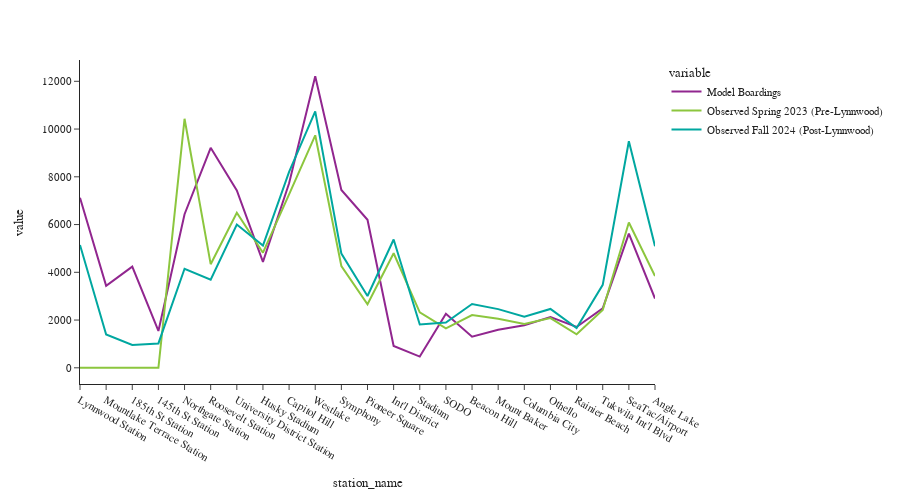

Write notebook code for a chart like this one.
### Code cell
fig = px.line(df_1_line)
fig.update_layout(height=500, width=900, font=dict(size=11),
                  yaxis_tickformat = '.00f')
fig.show()

### Figure 1 — Plotly figure (JSON) as saved in the notebook; plotly's stock layout.template omitted (floating-point values rounded to 4 significant figures)
{"data": [{"hovertemplate": "variable=Model Boardings<br>station_name=%{x}<br>value=%{y}<extra></extra>", "legendgroup": "Model Boardings", "line": {"color": "#91268F", "dash": "solid"}, "marker": {"symbol": "circle"}, "mode": "lines", "name": "Model Boardings", "orientation": "v", "showlegend": true, "type": "scatter", "x": ["Lynnwood Station", "Mountlake Terrace Station", "185th St Station", "145th St Station", "Northgate Station", "Roosevelt Station", "University District Station", "Husky Stadium", "Capitol Hill", "Westlake", "Symphony", "Pioneer Square", "Int'l District", "Stadium", "SODO", "Beacon Hill", "Mount Baker", "Columbia City", "Othello", "Rainier Beach", "Tukwila Int'l Blvd", "SeaTac/Airport", "Angle Lake"], "xaxis": "x", "y": [7123.0, 3434.0, 4235.0, 1542.0, 6432.0, 9213.0, 7429.0, 4437.0, 7727.0, 12210.0, 7451.0, 6199.0, 913.1, 468.1, 2265.0, 1302.0, 1590.0, 1785.0, 2127.0, 1711.0, 2493.0, 5617.0, 2902.0], "yaxis": "y"}, {"hovertemplate": "variable=Observed Spring 2023 (Pre-Lynnwood)<br>station_name=%{x}<br>value=%{y}<extra></extra>", "legendgroup": "Observed Spring 2023 (Pre-Lynnwood)", "line": {"color": "#8CC63E", "dash": "solid"}, "marker": {"symbol": "circle"}, "mode": "lines", "name": "Observed Spring 2023 (Pre-Lynnwood)", "orientation": "v", "showlegend": true, "type": "scatter", "x": ["Lynnwood Station", "Mountlake Terrace Station", "185th St Station", "145th St Station", "Northgate Station", "Roosevelt Station", "University District Station", "Husky Stadium", "Capitol Hill", "Westlake", "Symphony", "Pioneer Square", "Int'l District", "Stadium", "SODO", "Beacon Hill", "Mount Baker", "Columbia City", "Othello", "Rainier Beach", "Tukwila Int'l Blvd", "SeaTac/Airport", "Angle Lake"], "xaxis": "x", "y": [0, 0, 0, 0, 10430, 4340, 6493, 4821, 7263, 9739, 4263, 2664, 4797, 2320, 1652, 2211, 2058, 1840, 2083, 1403, 2423, 6087, 3840], "yaxis": "y"}, {"hovertemplate": "variable=Observed Fall 2024 (Post-Lynnwood)<br>station_name=%{x}<br>value=%{y}<extra></extra>", "legendgroup": "Observed Fall 2024 (Post-Lynnwood)", "line": {"color": "#00A7A0", "dash": "solid"}, "marker": {"symbol": "circle"}, "mode": "lines", "name": "Observed Fall 2024 (Post-Lynnwood)", "orientation": "v", "showlegend": true, "type": "scatter", "x": ["Lynnwood Station", "Mountlake Terrace Station", "185th St Station", "145th St Station", "Northgate Station", "Roosevelt Station", "University District Station", "Husky Stadium", "Capitol Hill", "Westlake", "Symphony", "Pioneer Square", "Int'l District", "Stadium", "SODO", "Beacon Hill", "Mount Baker", "Columbia City", "Othello", "Rainier Beach", "Tukwila Int'l Blvd", "SeaTac/Airport", "Angle Lake"], "xaxis": "x", "y": [5146, 1393, 957, 1020, 4150, 3693, 6004, 5122, 8207, 10737, 4783, 3008, 5372, 1813, 1899, 2672, 2458, 2145, 2466, 1663, 3475, 9490, 5093], "yaxis": "y"}], "layout": {"font": {"size": 11}, "height": 500, "legend": {"title": {"text": "variable"}, "tracegroupgap": 0}, "margin": {"t": 60}, "width": 900, "xaxis": {"anchor": "y", "domain": [0, 1], "title": {"text": "station_name"}}, "yaxis": {"anchor": "x", "domain": [0, 1], "tickformat": ".00f", "title": {"text": "value"}}}}
